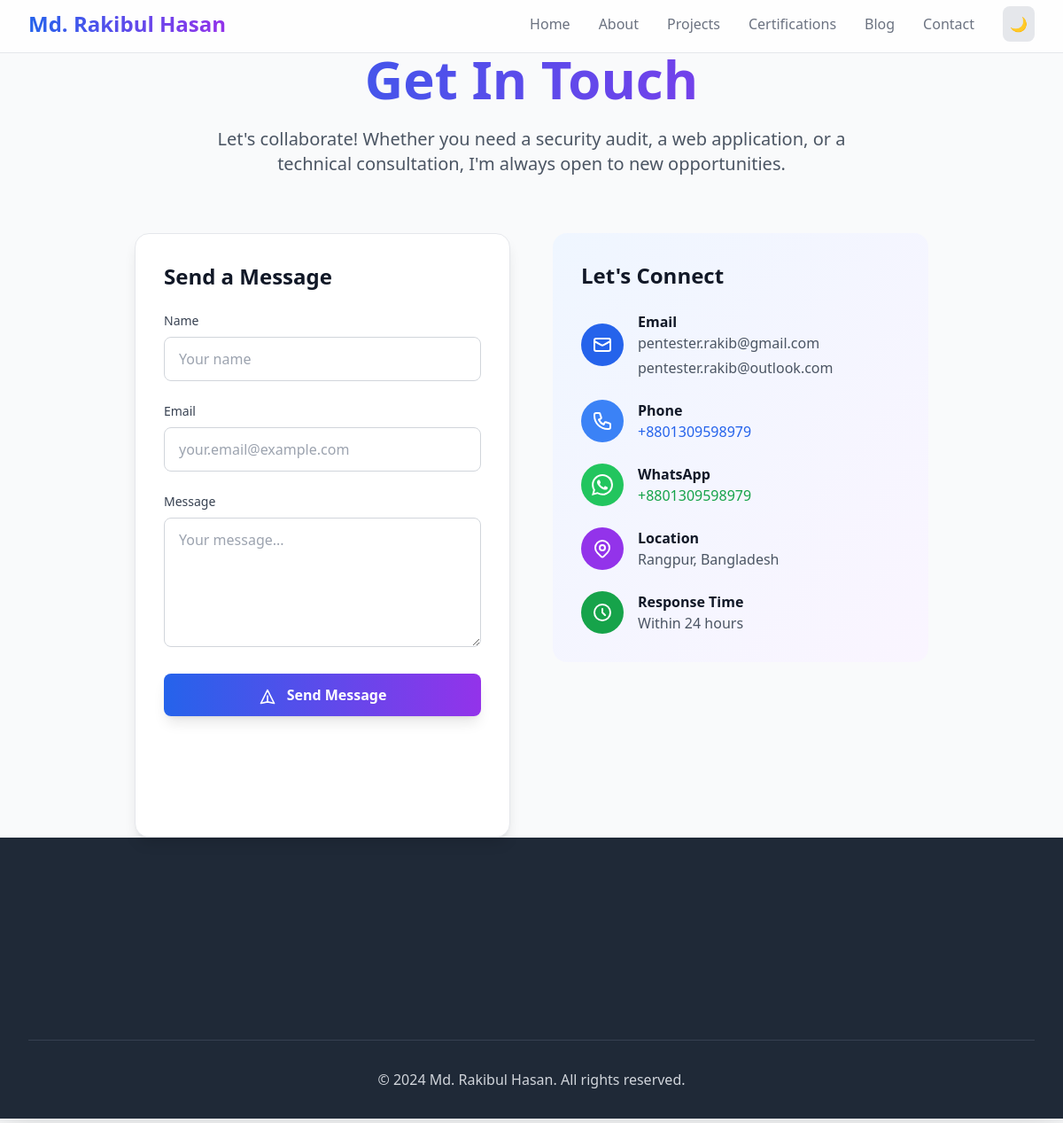
Page /contact/ on the committed database.
### portfolio/models.py (models this page shows, shortened)
class Profile(models.Model):
    name = models.CharField(max_length=100, default='Md. Rakibul Hasan')
    title = models.CharField(max_length=200, default='Ethical Hacker | Junior Penetration Tester | Programmer | Django Developer')
    about = models.TextField(default='I am an ethical hacker and programmer with strong expertise in web application security, penetration testing, and backend development.')
    profile_image = models.ImageField(upload_to='profile/', blank=True, null=True)
    cv_file = models.FileField(upload_to='cv/', blank=True, null=True)
    email = models.EmailField(default='pentester.rakib@gmail.com')
    secondary_email = models.EmailField(default='pentester.rakib@outlook.com', blank=True, help_text='Secondary email address')
    phone = models.CharField(max_length=20, default='+8801309598979', help_text='Phone number with country code')
    whatsapp = models.CharField(max_length=20, default='+8801309598979', help_text='WhatsApp number with country code')
    location = models.CharField(max_length=100, default='Rangpur, Bangladesh')
    github_url = models.URLField(default='https://github.com/dev-rakibul-hasan')
    linkedin_url = models.URLField(default='https://www.linkedin.com/in/dev-rakibul-hasan/')
    facebook_url = models.URLField(default='https://www.facebook.com/HasanRakib.Dev')
    x_url = models.URLField(default='https://x.com/PentesterRakib', blank=True, help_text='X (Twitter) profile URL')
    class Meta:
        verbose_name = "Profile Settings"
        verbose_name_plural = "Profile Settings"

### portfolio/views.py (the view)
# urls.py: path('contact/', views.contact, name='contact'),
def contact(request):
    try:
        profile = Profile.objects.first()
    except Profile.DoesNotExist:
        profile = None
    if request.method == 'POST':
        form = ContactForm(request.POST)
        if form.is_valid():
            message = form.save()
            recipient_email = profile.email if profile and profile.email else 'pentester.rakib@gmail.com'
            email_thread = threading.Thread(
                target=send_contact_emails_background,
                args=(message, recipient_email)
            )
            email_thread.daemon = True  # Thread will be terminated when main process ends
            email_thread.start()
            messages.success(request, 'Your message has been sent successfully! I will get back to you soon.')
            return redirect('contact')
        else:
            messages.error(request, 'Please correct the errors in the form.')
            return redirect('contact')
    else:
        form = ContactForm()
    return render(request, 'portfolio/contact.html', {'form': form, 'profile': profile})

### portfolio/forms.py (shortened to what this page needs)
class ContactForm(forms.ModelForm):
    class Meta:
        model = Message
        fields = ['name', 'email', 'message']
        widgets = {
            'name': forms.TextInput(attrs={
                'class': 'w-full px-4 py-3 border border-gray-300 dark:border-gray-600 rounded-lg focus:ring-2 focus:ring-blue-500 focus:border-transparent dark:bg-gray-800 dark:text-white transition-colors duration-200',
                'placeholder': 'Your name'
            }),
            'email': forms.EmailInput(attrs={
                'class': 'w-full px-4 py-3 border border-gray-300 dark:border-gray-600 rounded-lg focus:ring-2 focus:ring-blue-500 focus:border-transparent dark:bg-gray-800 dark:text-white transition-colors duration-200',
                'placeholder': 'your.email@example.com'
            }),
            'message': forms.Textarea(attrs={
                'class': 'w-full px-4 py-3 border border-gray-300 dark:border-gray-600 rounded-lg focus:ring-2 focus:ring-blue-500 focus:border-transparent dark:bg-gray-800 dark:text-white transition-colors duration-200',
                'placeholder': 'Your message...',
                'rows': 5
            })
        }

### portfolio/context_processors.py (called while the page is built)
def profile_processor(request):
    try:
        profile = Profile.objects.first()
    except:
        profile = None
    return {
        'profile': profile,
    }

### portfolio/templates/portfolio/contact.html (shortened to what this page needs)
{% extends 'portfolio/base.html' %}
{% block content %}
<div class="max-w-4xl mx-auto">
    <div class="text-center mb-16 animate-fade-in">
        <h1 class="text-4xl lg:text-6xl font-bold bg-gradient-to-r from-blue-600 to-purple-600 bg-clip-text text-transparent mb-6">
        </h1>
        <p class="text-xl text-gray-600 dark:text-gray-300 max-w-3xl mx-auto">
            Let's collaborate! Whether you need a security audit, a web application, or a technical consultation, I'm always open to new opportunities.
        </p>
    </div>
    <div class="grid lg:grid-cols-2 gap-12">
        <div class="bg-white dark:bg-gray-800 rounded-2xl shadow-lg p-8 border border-gray-200 dark:border-gray-700">
            <h2 class="text-2xl font-bold text-gray-900 dark:text-white mb-6">Send a Message</h2>
            <form method="post" novalidate class="space-y-6">
                <div>
                    <label for="{{ form.name.id_for_label }}" class="block text-sm font-medium text-gray-700 dark:text-gray-300 mb-2">
                        {{ form.name.label }}
                    </label>
                    {{ form.name }}
                </div>
                <div>
                    <label for="{{ form.email.id_for_label }}" class="block text-sm font-medium text-gray-700 dark:text-gray-300 mb-2">
                        {{ form.email.label }}
                    </label>
                    {{ form.email }}
                </div>
                <div>
                    <label for="{{ form.message.id_for_label }}" class="block text-sm font-medium text-gray-700 dark:text-gray-300 mb-2">
                        {{ form.message.label }}
                    </label>
                    {{ form.message }}
                </div>
                <button type="submit"
                        class="w-full bg-gradient-to-r from-blue-600 to-purple-600 text-white font-semibold py-3 px-6 rounded-lg hover:from-blue-700 hover:to-purple-700 transform hover:scale-105 transition-all duration-200 shadow-lg hover:shadow-xl">
                    <svg class="w-5 h-5 inline mr-2" fill="none" stroke="currentColor" viewBox="0 0 24 24">
                        <path stroke-linecap="round" stroke-linejoin="round" stroke-width="2" d="M12 19l9 2-9-18-9 18 9-2zm0 0v-8"></path>
                    </svg>
                    Send Message
                </button>
            </form>
        </div>
        <div class="space-y-8">
            <div class="bg-gradient-to-br from-blue-50 to-purple-50 dark:from-blue-900/20 dark:to-purple-900/20 rounded-2xl p-8">
                <h3 class="text-2xl font-bold text-gray-900 dark:text-white mb-6">Let's Connect</h3>
                <div class="space-y-6">
                    <div class="flex items-center space-x-4">
                        <div class="w-12 h-12 bg-blue-600 rounded-full flex items-center justify-center">
                            <svg class="w-6 h-6 text-white" fill="none" stroke="currentColor" viewBox="0 0 24 24">
                                <path stroke-linecap="round" stroke-linejoin="round" stroke-width="2" d="M3 8l7.89 4.26a2 2 0 002.22 0L21 8M5 19h14a2 2 0 002-2V7a2 2 0 00-2-2H5a2 2 0 00-2 2v10a2 2 0 002 2z"></path>
                            </svg>
                        </div>
                        <div>
                            <h4 class="font-semibold text-gray-900 dark:text-white">Email</h4>
                            <div class="space-y-1">
                                <p class="text-gray-600 dark:text-gray-300">{{ profile.email|default:"pentester.rakib@gmail.com" }}</p>
                                {% if profile.secondary_email %}
                                <p class="text-gray-600 dark:text-gray-300">{{ profile.secondary_email }}</p>
                                {% endif %}
                            </div>
                        </div>
                    </div>
                    <div class="flex items-center space-x-4">
                        <div class="w-12 h-12 bg-blue-500 rounded-full flex items-center justify-center">
                        </div>
                        <div>
                            <h4 class="font-semibold text-gray-900 dark:text-white">Phone</h4>
                            <a href="tel:{{ profile.phone|default:'+8801309598979' }}" class="text-blue-600 dark:text-blue-400 hover:text-blue-700 dark:hover:text-blue-300">
                                {{ profile.phone|default:"+8801309598979" }}
                            </a>
                        </div>
                    </div>
                    <div class="flex items-center space-x-4">
                        <div class="w-12 h-12 bg-green-500 rounded-full flex items-center justify-center">
                        </div>
                        <div>
                            <h4 class="font-semibold text-gray-900 dark:text-white">WhatsApp</h4>
                            <a href="https://wa.me/{{ profile.whatsapp|default:'8801309598979' }}" target="_blank" class="text-green-600 dark:text-green-400 hover:text-green-700 dark:hover:text-green-300">
                                {{ profile.whatsapp|default:"+8801309598979" }}
                            </a>
                        </div>
                    </div>
                    <div class="flex items-center space-x-4">
                        <div class="w-12 h-12 bg-purple-600 rounded-full flex items-center justify-center">
                        </div>
                        <div>
                            <h4 class="font-semibold text-gray-900 dark:text-white">Location</h4>
                            <p class="text-gray-600 dark:text-gray-300">{{ profile.location|default:"Rangpur, Bangladesh" }}</p>
                        </div>
                    </div>
                    <div class="flex items-center space-x-4">
                        <div class="w-12 h-12 bg-green-600 rounded-full flex items-center justify-center">
                            <svg class="w-6 h-6 text-white" fill="none" stroke="currentColor" viewBox="0 0 24 24">
                                <path stroke-linecap="round" stroke-linejoin="round" stroke-width="2" d="M12 8v4l3 3m6-3a9 9 0 11-18 0 9 9 0 0118 0z"></path>
                            </svg>
                        </div>
                        <div>
                            <h4 class="font-semibold text-gray-900 dark:text-white">Response Time</h4>
                            <p class="text-gray-600 dark:text-gray-300">Within 24 hours</p>
                        </div>
                    </div>
                </div>
            </div>
        </div>
    </div>
</div>
{% endblock %}

### portfolio/templates/portfolio/base.html (shortened to what this page needs)
{% load static %}
<!DOCTYPE html>
<html lang="en">
<head>
    <script src="https://cdn.tailwindcss.com"></script>
</head>
<body class="bg-gray-50 dark:bg-gray-900 text-gray-900 dark:text-gray-100 transition-colors duration-300">
    <nav class="fixed top-0 w-full bg-white/80 dark:bg-gray-900/80 backdrop-blur-md border-b border-gray-200 dark:border-gray-700 z-50">
        <div class="max-w-7xl mx-auto px-4 sm:px-6 lg:px-8">
            <div class="flex justify-between items-center h-16">
                <a href="/" class="text-2xl font-bold bg-gradient-to-r from-blue-600 to-purple-600 bg-clip-text text-transparent">
                </a>
                <div class="hidden md:flex items-center space-x-4 lg:space-x-8">
                    <a href="/" class="text-sm lg:text-base text-secondary hover:text-gradient-1 transition-colors duration-200">Home</a>
                    <a href="/about/" class="text-sm lg:text-base text-secondary hover:text-gradient-1 transition-colors duration-200">About</a>
                    <a href="/projects/" class="text-sm lg:text-base text-secondary hover:text-gradient-1 transition-colors duration-200">Projects</a>
                    <a href="/certifications/" class="hidden lg:block text-sm lg:text-base text-secondary hover:text-gradient-1 transition-colors duration-200">Certifications</a>
                    <a href="/blog/" class="text-sm lg:text-base text-secondary hover:text-gradient-1 transition-colors duration-200">Blog</a>
                    <a href="/contact/" class="text-sm lg:text-base text-secondary hover:text-gradient-1 transition-colors duration-200">Contact</a>
                    <button id="theme-toggle" class="p-1.5 lg:p-2 rounded-lg bg-gray-200 dark:bg-gray-700 hover:bg-gray-300 dark:hover:bg-gray-600 transition-colors duration-200" onclick="toggleTheme()">
                        <span id="theme-icon" class="text-sm lg:text-base">🌙</span>
                    </button>
                </div>
            </div>
        </div>
    </nav>
    <main class="pt-16">
        {% block content %}{% endblock %}
    </main>
    <footer class="bg-gray-800 dark:bg-gray-900 text-white py-8">
        <div class="max-w-7xl mx-auto px-4 sm:px-6 lg:px-8">
            <div class="border-t border-gray-700 mt-8 pt-8 text-center text-gray-300">
                <p>&copy; 2024 {{ profile.name|default:"Md. Rakibul Hasan" }}. All rights reserved.</p>
            </div>
        </div>
    </footer>
</body>
</html>

### portfolio/templates/portfolio/base.html (style rules this page uses)
.animate-fade-in { animation: fadeIn 0.6s ease-out; }

### rows in the picture
Profile: email "pentester.rakib@gmail.com", secondary_email "pentester.rakib@outlook.com", phone "+8801309598979", whatsapp "+8801309598979", location "Rangpur, Bangladesh", name "Md. Rakibul Hasan"
